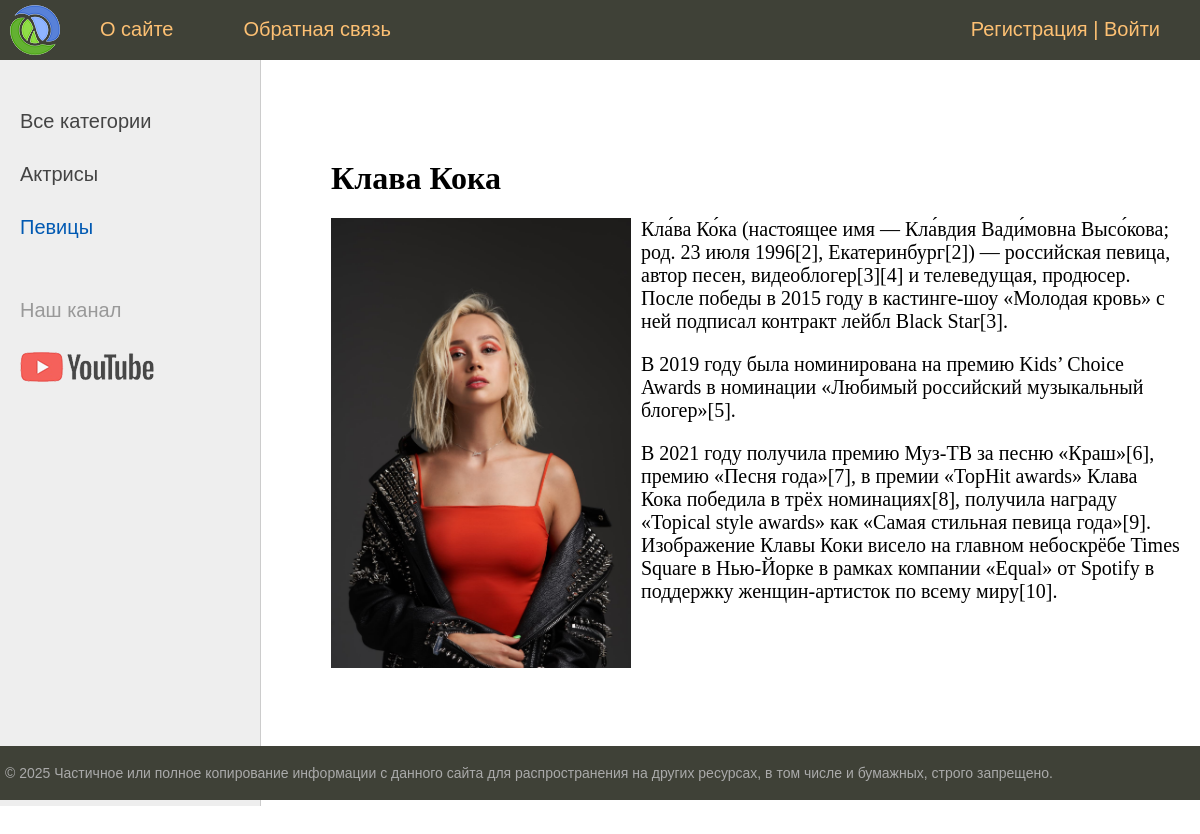
The page /post/klava-koka on the database its author committed.
### women/models.py (models this page shows, shortened)
class Category(models.Model):
    name = models.CharField(max_length=100, db_index=True, verbose_name="Категория")
    slug = models.SlugField(max_length=255, unique=True, db_index=True, verbose_name="URL")
    def __str__(self):
        return self.name
    def get_absolute_url(self):
        return reverse('category', kwargs={'cat_slug': self.slug})
    class Meta:  # вложенный класс, использующийся админ-панелью для отображения модели в том или ином виде
        verbose_name = "Категория"
        verbose_name_plural = "Категории"
        ordering = ['id']

class Women(models.Model):
    title = models.CharField(max_length=255, verbose_name="Заголовок")
    slug = models.SlugField(max_length=255, unique=True, db_index=True, verbose_name="URL")
    content = models.TextField(blank=True, verbose_name="Текст статьи")
    photo = models.ImageField(upload_to="photos/%Y/%m/%d/", verbose_name="Фото")
    time_create = models.DateTimeField(auto_now_add=True, verbose_name="Время создания")  # auto_now_add - текущее время, записывается в первый раз и навсегда
    time_update = models.DateTimeField(auto_now=True, verbose_name="Время изменения")  # auto_now - текущее время, обновляется каждый раз
    is_published = models.BooleanField(default=True, verbose_name="Публикация")
    cat = models.ForeignKey('Category', on_delete=models.PROTECT, verbose_name="Категория")  # id к 'cat' добавится автоматически (будет "cat_id")
    def __str__(self):
        return self.title
    class Meta:  # вложенный класс, использующийся админ-панелью для отображения модели в том или ином виде
        verbose_name = "Известные женщины"
        verbose_name_plural = "Известные женщины"
        ordering = ['-time_create', 'title']

### women/views.py (the view)
# urls.py: path('post/<slug:post_slug>', ShowPost.as_view(), name='post'),
class ShowPost(DataMixin, DetailView):
    model = Women
    template_name = 'women/post.html'
    slug_url_kwarg = 'post_slug'  # как будет называться slug/id (pk_url_kwarg) в маршруте
    context_object_name = 'post'  # в какую переменную будут помещаться данные, взятые из модели
    def get_context_data(self, *, object_list=None, **kwargs):
        context = super().get_context_data(**kwargs)
        c_def = self.get_user_context(title=context['post'], cat_selected=context['post'].cat_id)
        return dict(list(context.items()) + list(c_def.items()))

### women/utils.py (called while the page is built)
    def get_user_context(self, **kwargs):
        context = kwargs
        cats = cache.get('cats')
        if not cats:
            cats = Category.objects.annotate(Count('women'))
            cache.set('cats', cats, 60)
        user_menu = menu.copy()
        if not self.request.user.is_authenticated:
            user_menu.pop(1)
        context['menu'] = user_menu
        context['cats'] = cats
        if 'cat_selected' not in context:
            context['cat_selected'] = 0
        print(context)
        return context

### women/templates/women/post.html
{% extends 'women/base.html' %}
{% block content %}
<h1>{{post.title}}</h1>
{% if post.photo %}
<p><img class="img-article-left" src="{{post.photo.url}}" alt=""></p>
{% endif %}
{{post.content|linebreaks}}
{% endblock %}

### women/templates/women/base.html (shortened to what this page needs)
{% load static %}
{% load women_tags %}
<!DOCTYPE html>
<html>
<head>
	<link type="text/css" href="{% static 'women/css/styles.css' %}" rel="stylesheet" />
</head>
<body>
<table class="table-page" border=0 cellpadding="0" cellspacing="0">
<tr><td valign=top>
{% block mainmenu %}
		<div class="header">
			<ul id="mainmenu" class="mainmenu">
				<li class="logo"><a href="{% url 'home' %}"><div class="logo"></div></a></li>
				{% for m in menu %}
					<li><a href="{% url m.url_name %}">{{m.title}}</a></li>
				{% endfor %}
				{% if request.user.is_authenticated %}
					<li class="last">Привет, {{ user.username }}! | <a href="{% url 'logout' %}">Выйти</a></li>
				{% else %}
					<li class="last"><a href="{% url 'register' %}">Регистрация</a> | <a href="{% url 'login' %}">Войти</a></li>
				{% endif %}
			</ul>
		</div>
{% endblock mainmenu %}
<table class="table-content" border=0 cellpadding="0" cellspacing="0">
<tr>
	<td valign="top" class="left-chapters">
	<ul id="leftchapters">
		{% if not cat_selected %}
			<li class="selected">Все категории</li>
		{% else %}
			<li><a href="{% url 'home' %}">Все категории</a></li>
		{% endif %}
		{% for c in cats %}
			{% if c.women__count > 0 %}
				{% if c.pk == cat_selected %}
					<li class="selected">{{c.name}}</li>
				{% else %}
					<li><a href="{{ c.get_absolute_url }}">{{c.name}}</a></li>
				{% endif %}
			{% endif %}
		{% endfor %}
		<li class="share">
		<p>Наш канал</p>
		<a class="share-yt" href="https://www.youtube.com/channel/UClJzWfGWuGJL2t-3dYKcHTA/playlists" target="_blank" rel="nofollow"></a>
		</li>
	</ul>
</td>
<td valign="top" class="content">
	<div class="content-text">
{% block content %}
{% endblock %}
	</div>
</td></tr></table>
</td></tr>
<tr><td valign=top>
	<div id="footer">
		<p>&copy; 2025 Частичное или полное копирование информации с данного сайта для распространения на других ресурсах, в том числе и бумажных, строго запрещено.</p>
	</div>
</td></tr></table>
</body>
</html>

### women/static/women/css/styles.css (style rules this page uses)
html, body { font-family: 'Arial'; margin: 0; padding: 0; height: 100%; width: 100%; color: #444; }
a { color: #0059b2; text-decoration: none; }
img { max-width: 600px; height: auto; }
img.img-article-left { max-width: 300px; height: auto; float: left; padding: 0 10px 10px 0; }
.table-page { width: 100%; height: 100%; vertical-align: top; }
.table-page tr { height: 100%; }
.header { background: #3F4137; height: 60px; }
.logo { background: url('../images/logo.png') no-repeat 10px 5px; width: 70px; height: 60px; }
ul.mainmenu { list-style: none; margin: 0; padding: 0; height: 60px; color: #fdc073; font-size: 20px; overflow: hidden; }
ul.mainmenu li { float: left; margin: 18px 40px 0 30px; }
ul.mainmenu li.logo { margin: 0; }
ul.mainmenu li.last { float: right; }
ul.mainmenu li a { color: #fdc073; text-decoration: none; }
.table-content { width: 100%; min-height: 100%; height: 100%; }
.left-chapters { margin: 0; background: #eee; border-right: 1px solid #ccc; min-height: 100%; }
.left-chapters ul { width: 230px; min-height: 100%; margin: 0; padding: 20px 10px 10px 20px; list-style: none; font-size: 20px; }
.left-chapters ul li { margin: 30px 0 0 0; color: #999; }
.left-chapters ul li.selected { color: #0059b2; }
.left-chapters ul li a { color: #444; text-decoration: none; }
.left-chapters ul li.share { margin: 60px 0 0 0; }
.left-chapters ul li.share p { margin: 30px 0 30px 0; }
.left-chapters ul li.share a { display: inline-block; width: 40px; height: 40px; margin: 0 20px 0 0; }
.left-chapters ul li.share a.share-yt { width: 100%; height: 30px; background: url('../images/share_yt.png') no-repeat 0 0 }
.content { padding: 40px 20px 20px 40px; width: 100%; box-sizing: border-box; }
.content-text { margin: 60px 0 0 30px; color: #000; font-size: 20px; font-family: Yandex Sans Display Light; }
.content-text h1 { font-size: 32px; }
#footer { box-sizing: border-box; background: #3F4137; padding: 5px; color: #aaa; font-size: 14px; font-family: Verdana, Geneva, Arial, Helvetica; text-align: left; overflow: hidden; }

### rows shown on the page
Category: name "Актрисы"
Category: name "Певицы"
Women: title "Клава Кока", photo (picture), content "Кла́ва Ко́ка (настоящее имя — Кла́вдия Вади́мовна Высо́кова; род. 23 июля 1996[2], Екатеринбург[2]) — российская певица, автор песен, видеоблогер[3][4] и телеведущая, продюсер. После победы в 2015 году в кастинге-шоу «Молодая кровь» с ней подписал контракт лейбл Black Star[3]. В 2019 году была номинирована на премию Kids’ Choice Awards в номинации «Любимый российский музыкальный блогер»[5]. В 2021 году получила премию Муз-ТВ за песню «Краш»[6], премию «Песня года»[7], в премии «TopHit awards» Клава Кока победила в трёх номинациях[8], получила награду «Topical style awards» как «Самая стильная певица года»[9]. Изображение Клавы Коки висело на главном небоскрёбе Times Square в Нью-Йорке в…"

### other values the page prints
{{ m.title }} "О сайте" "Обратная связь"
